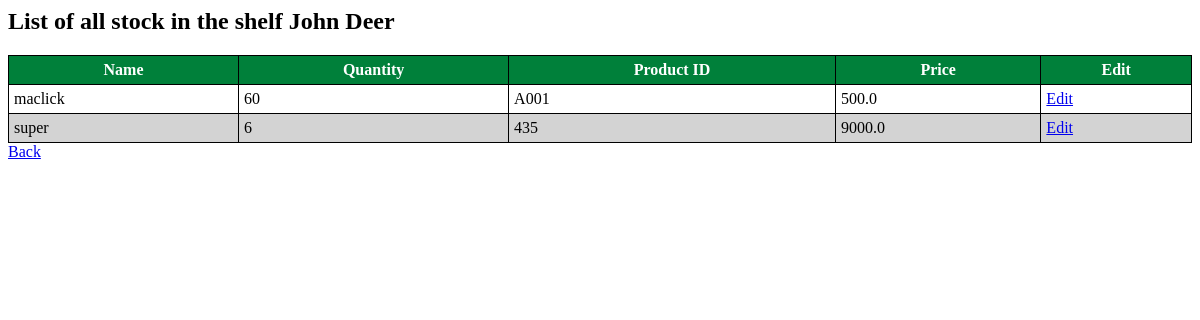
The page /manager/all-stock/ on the database as committed earlier.
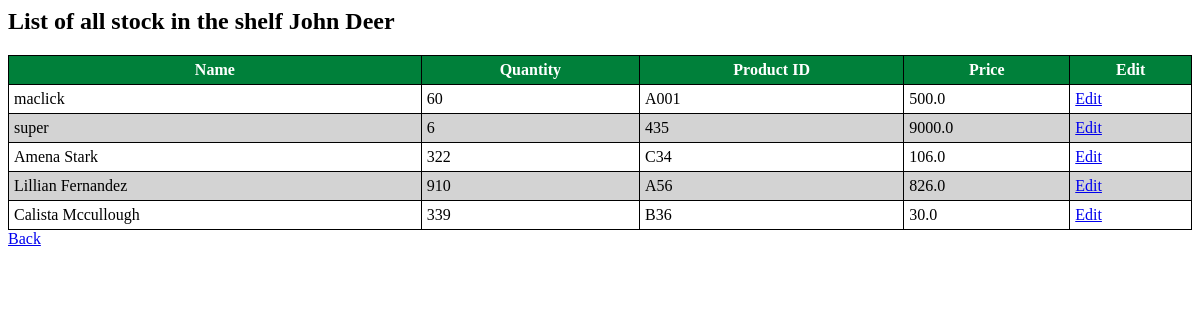
The same page on the database as committed later.
### manager/models.py (models this page shows, shortened)
class Stock(models.Model):
    product_name = models.CharField(max_length=100)
    product_id = models.CharField(max_length=100)
    product_quantity = models.IntegerField()
    product_price = models.FloatField()

### manager/views.py (the view)
# urls.py: path('all-stock/', views.all_stock, name='all-stock'),
def all_stock(request):
    stocks = Stock.objects.all()
    return render(request, 'all_stock.html', {'stocks': stocks})

### manager/templates/all_stock.html (shortened to what this page needs)
<h2>List of all  stock in the shelf John Deer</h2>
{% if stocks %}
    <table>
        <thead>
            <tr>
                <th>Name</th>
                <th>Quantity</th>
                <th>Product ID</th>
                <th>Price</th>
                <th>Edit</th>
            </tr>
        </thead>
        <tbody>
            {% for item in stocks %}
                <tr>
                    <td>{{ item.product_name }}</td>
                    <td>{{ item.product_quantity }}</td>
                    <td>{{ item.product_id }}</td>
                    <td>{{ item.product_price }}</td>
                    <td><a href="{% url 'edit-stock' item.id %}">Edit</a></td>
                </tr>
            {% endfor %}
        </tbody>
    </table>
{% else %}
    <p>No stock available</p>
{% endif %}
<a href="{% url 'admin-dashboard' %}">Back</a>

Rows that differ between the two databases and show on the page:
added Stock: product_name "Amena Stark", product_quantity "322", product_id "C34", product_price "106.0"
added Stock: product_name "Lillian Fernandez", product_quantity "910", product_id "A56", product_price "826.0"
added Stock: product_name "Calista Mccullough", product_quantity "339", product_id "B36", product_price "30.0"
